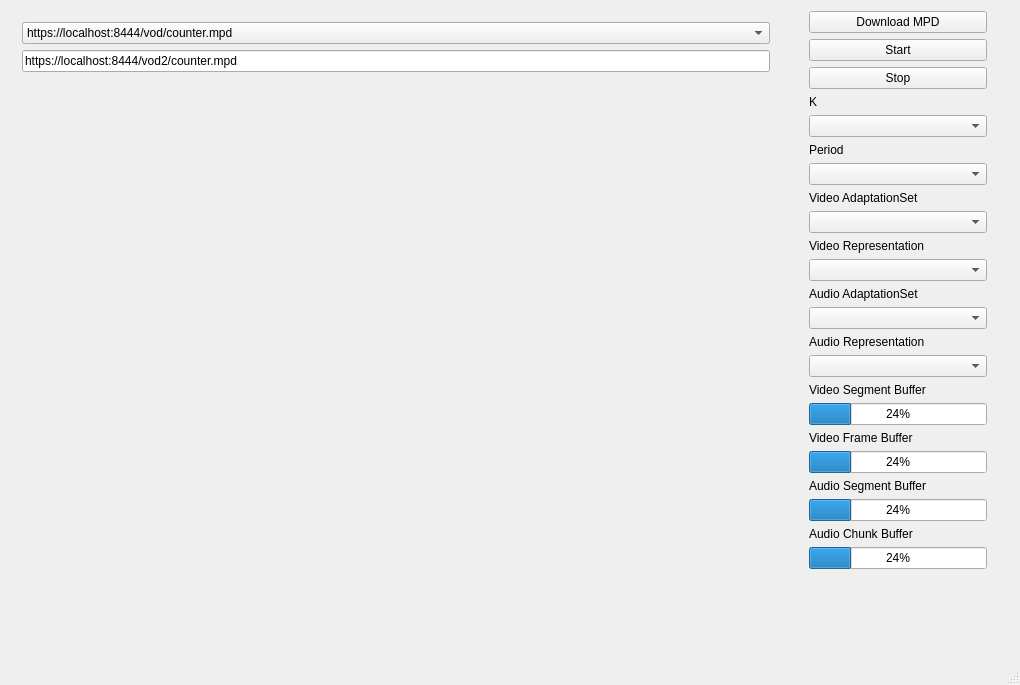
<?xml version="1.0" encoding="UTF-8"?>
<ui version="4.0">
 <class>QtSamplePlayerClass</class>
 <widget class="QMainWindow" name="QtSamplePlayerClass">
  <property name="enabled">
   <bool>true</bool>
  </property>
  <property name="geometry">
   <rect>
    <x>0</x>
    <y>0</y>
    <width>1020</width>
    <height>685</height>
   </rect>
  </property>
  <property name="windowTitle">
   <string>libdash player</string>
  </property>
  <widget class="QWidget" name="centralWidget">
   <layout class="QHBoxLayout" name="horizontalLayout">
    <item>
     <widget class="QWidget" name="widget" native="true">
      <property name="enabled">
       <bool>true</bool>
      </property>
      <property name="minimumSize">
       <size>
        <width>600</width>
        <height>0</height>
       </size>
      </property>
      <layout class="QVBoxLayout" name="verticalLayout_3">
       <item>
         <widget class="QComboBox" name="cb_mpd">
           <item>
             <property name="text">
               <string>https://localhost:8444/vod/counter.mpd</string>
             </property>
           </item>
           <item>
             <property name="text">
               <string>https://localhost:8444/vod2/counter.mpd</string>
             </property>
           </item>
         <item>
          <property name="text">
           <!-- <string>http://www-itec.aau.at/~cmueller/libdashtest/showcases/big_buck_bunny_480.mpd</string> -->
           <string>https://localhost:8444/bunny/big_buck_bunny_480.mpd</string>
          </property>
         </item>
         <item>
          <property name="text">
           <string>http://www-itec.aau.at/~cmueller/libdashtest/showcases/redbull_2_resolutions.mpd</string>
          </property>
         </item>
         <item>
          <property name="text">
           <string>http://www-itec.aau.at/~cmueller/libdashtest/showcases/redbull_segment_template.mpd</string>
          </property>
         </item>
         <item>
          <property name="text">
           <string>http://dash.edgesuite.net/dash264/TestCases/1a/netflix/exMPD_BIP_TC1.mpd</string>
          </property>
         </item>
         <item>
          <property name="text">
           <string>http://dash.edgesuite.net/dash264/TestCases/1a/sony/SNE_DASH_SD_CASE1A_REVISED.mpd</string>
          </property>
         </item>
         <item>
          <property name="text">
           <string>http://dash.edgesuite.net/dash264/TestCases/1b/envivio/manifest.mpd</string>
          </property>
         </item>
         <item>
          <property name="text">
           <string>http://dash.edgesuite.net/dash264/TestCases/1b/thomson-networks/manifest.mpd</string>
          </property>
         </item>
         <item>
          <property name="text">
           <string>http://dash.edgesuite.net/dash264/TestCases/1c/envivio/manifest.mpd</string>
          </property>
         </item>
         <item>
          <property name="text">
           <string>http://dash.edgesuite.net/dash264/TestCases/2a/envivio/manifest.mpd</string>
          </property>
         </item>
         <item>
          <property name="text">
           <string>http://dash.edgesuite.net/dash264/TestCases/2a/sony/SNE_DASH_CASE_2A_SD_REVISED.mpd</string>
          </property>
         </item>
         <item>
          <property name="text">
           <string>http://dash.edgesuite.net/dash264/TestCases/2a/thomson-networks/manifest.mpd</string>
          </property>
         </item>
         <item>
          <property name="text">
           <string>http://dash.edgesuite.net/dash264/TestCases/3a/fraunhofer/ed.mpd</string>
          </property>
         </item>
         <item>
          <property name="text">
           <string>http://dash.edgesuite.net/dash264/TestCases/3b/fraunhofer/elephants_dream_heaac2_0.mpd</string>
          </property>
         </item>
         <item>
          <property name="text">
           <string>http://dash.edgesuite.net/dash264/TestCases/3b/sony/SNE_DASH_CASE3B_SD_REVISED.mpd</string>
          </property>
         </item>
         <item>
          <property name="text">
           <string>http://dash.edgesuite.net/dash264/TestCases/4b/sony/SNE_DASH_CASE4B_SD_REVISED.mpd</string>
          </property>
         </item>
         <item>
          <property name="text">
           <string>http://dash.edgesuite.net/dash264/TestCases/5a/1/manifest.mpd</string>
          </property>
         </item>
         <item>
          <property name="text">
           <string>http://dash.edgesuite.net/dash264/TestCases/5b/1/manifest.mpd</string>
          </property>
         </item>
         <item>
          <property name="text">
           <string>http://dash.edgesuite.net/dash264/TestCases/6c/envivio/manifest.mpd</string>
          </property>
         </item>
         <item>
          <property name="text">
           <string>http://dash.edgesuite.net/dash264/TestCases/6c/envivio/manifest2.mpd</string>
          </property>
         </item>
         <item>
          <property name="text">
           <string>http://tvnlive.dashdemo.edgesuite.net/live/manifest.mpd</string>
          </property>
         </item>
         <item>
          <property name="text">
           <string>http://ftp-itec.uni-klu.ac.at/dash/conformance/mp4-full-gdr/mp4-full-gdr-mpd-AV-BS.mpd</string>
          </property>
         </item>
         <item>
          <property name="text">
           <string>http://ftp-itec.uni-klu.ac.at/dash/conformance/mp4-full-gdr/mp4-full-gdr-mpd-AV-NBS.mpd</string>
          </property>
         </item>
         <item>
          <property name="text">
           <string>http://ftp-itec.uni-klu.ac.at/dash/conformance/mp4-live-periods/mp4-live-periods-mpd.mpd</string>
          </property>
         </item>
         <item>
          <property name="text">
           <string>http://ftp-itec.uni-klu.ac.at/dash/conformance/mp4-live/mp4-live-mpd-AV-BS.mpd</string>
          </property>
         </item>
         <item>
          <property name="text">
           <string>http://ftp-itec.uni-klu.ac.at/dash/conformance/mp4-live/mp4-live-mpd-AV-NBS.mpd</string>
          </property>
         </item>
         <item>
          <property name="text">
           <string>http://ftp-itec.uni-klu.ac.at/dash/conformance/mp4-main-multi/mp4-main-multi-mpd-AV-NBS.mpd</string>
          </property>
         </item>
         <item>
          <property name="text">
           <string>http://ftp-itec.uni-klu.ac.at/dash/conformance/mp4-main-ogop/mp4-main-ogop-mpd-AV-BS.mpd</string>
          </property>
         </item>
         <item>
          <property name="text">
           <string>http://ftp-itec.uni-klu.ac.at/dash/conformance/mp4-main-ogop/mp4-main-ogop-mpd-AV-NBS.mpd</string>
          </property>
         </item>
         <item>
          <property name="text">
           <string>http://ftp-itec.uni-klu.ac.at/dash/conformance/mp4-onDemand/mp4-onDemand-mpd-AV.mpd</string>
          </property>
         </item>
        </widget>
       </item>
       <item>
        <widget class="QLineEdit" name="lineEdit_mpd">
         <property name="text">
          <string>https://localhost:8444/vod2/counter.mpd</string>
         </property>
        </widget>
       </item>
       <item>
        <widget class="sampleplayer::renderer::QTGLRenderer" name="videoelement" native="true">
         <property name="enabled">
          <bool>true</bool>
         </property>
         <property name="minimumSize">
          <size>
           <width>100</width>
           <height>100</height>
          </size>
         </property>
         <layout class="QVBoxLayout" name="videoLayout"/>
        </widget>
       </item>
      </layout>
     </widget>
    </item>
    <item>
     <widget class="QWidget" name="w_controls" native="true">
      <property name="sizePolicy">
       <sizepolicy hsizetype="Fixed" vsizetype="Preferred">
        <horstretch>0</horstretch>
        <verstretch>0</verstretch>
       </sizepolicy>
      </property>
      <layout class="QVBoxLayout" name="verticalLayout">
       <property name="topMargin">
        <number>0</number>
       </property>
       <item>
        <widget class="QWidget" name="w_boxes" native="true">
         <property name="minimumSize">
          <size>
           <width>200</width>
           <height>0</height>
          </size>
         </property>
         <property name="maximumSize">
          <size>
           <width>200</width>
           <height>800</height>
          </size>
         </property>
         <layout class="QVBoxLayout" name="verticalLayout_2">
          <property name="topMargin">
           <number>0</number>
          </property>
          <item>
           <widget class="QPushButton" name="button_mpd">
            <property name="text">
             <string>Download MPD</string>
            </property>
           </widget>
          </item>
          <item>
           <widget class="QPushButton" name="button_start">
            <property name="text">
             <string>Start</string>
            </property>
           </widget>
          </item>
          <item>
           <widget class="QPushButton" name="button_stop">
            <property name="text">
             <string>Stop</string>
            </property>
           </widget>
          </item>
          <item>
          <widget class="QLabel" name="label_k">
          <property name="text">
          <string>K</string> 
          </property>
          </widget>
          </item>
          <item> 
          <widget class="QComboBox" name="cb_k"/>
          </item>
          <item>
           <widget class="QLabel" name="label_period">
            <property name="text">
             <string>Period</string>
            </property>
           </widget>
          </item>
          <item>
           <widget class="QComboBox" name="cb_period"/>
          </item>
          <item>
           <widget class="QLabel" name="label">
            <property name="text">
             <string>Video AdaptationSet</string>
            </property>
           </widget>
          </item>
          <item>
           <widget class="QComboBox" name="cb_video_adaptationset"/>
          </item>
          <item>
           <widget class="QLabel" name="label_2">
            <property name="text">
             <string>Video Representation</string>
            </property>
           </widget>
          </item>
          <item>
           <widget class="QComboBox" name="cb_video_representation">
            <property name="minimumSize">
             <size>
              <width>0</width>
              <height>0</height>
             </size>
            </property>
           </widget>
          </item>
          <item>
           <widget class="QLabel" name="label_audio_adaptationset">
            <property name="text">
             <string>Audio AdaptationSet</string>
            </property>
           </widget>
          </item>
          <item>
           <widget class="QComboBox" name="cb_audio_adaptationset"/>
          </item>
          <item>
           <widget class="QLabel" name="label_audio_representation">
            <property name="text">
             <string>Audio Representation</string>
            </property>
           </widget>
          </item>
          <item>
           <widget class="QComboBox" name="cb_audio_representation"/>
          </item>
          <item>
           <widget class="QLabel" name="label_5">
            <property name="text">
             <string>Video Segment Buffer</string>
            </property>
           </widget>
          </item>
          <item>
           <widget class="QProgressBar" name="progressBar_V">
            <property name="value">
             <number>24</number>
            </property>
           </widget>
          </item>
          <item>
           <widget class="QLabel" name="label_6">
            <property name="text">
             <string>Video Frame Buffer</string>
            </property>
           </widget>
          </item>
          <item>
           <widget class="QProgressBar" name="progressBar_VF">
            <property name="value">
             <number>24</number>
            </property>
           </widget>
          </item>
          <item>
           <widget class="QLabel" name="label_7">
            <property name="text">
             <string>Audio Segment Buffer</string>
            </property>
           </widget>
          </item>
          <item>
           <widget class="QProgressBar" name="progressBar_A">
            <property name="value">
             <number>24</number>
            </property>
           </widget>
          </item>
          <item>
           <widget class="QLabel" name="label_8">
            <property name="text">
             <string>Audio Chunk Buffer</string>
            </property>
           </widget>
          </item>
          <item>
           <widget class="QProgressBar" name="progressBar_AC">
            <property name="value">
             <number>24</number>
            </property>
           </widget>
          </item>
          <item>
           <spacer name="verticalSpacer">
            <property name="orientation">
             <enum>Qt::Vertical</enum>
            </property>
            <property name="sizeHint" stdset="0">
             <size>
              <width>20</width>
              <height>40</height>
             </size>
            </property>
           </spacer>
          </item>
          <item>
           <widget class="QLabel" name="bitmovinLogo">
            <property name="maximumSize">
             <size>
              <width>182</width>
              <height>49</height>
             </size>
            </property>
            <property name="text">
             <string/>
            </property>
            <property name="pixmap">
             <pixmap>../bin/bitmovin.png</pixmap>
            </property>
            <property name="scaledContents">
             <bool>true</bool>
            </property>
           </widget>
          </item>
          <item>
           <widget class="QLabel" name="libdashLogo">
            <property name="maximumSize">
             <size>
              <width>182</width>
              <height>62</height>
             </size>
            </property>
            <property name="text">
             <string/>
            </property>
            <property name="pixmap">
             <pixmap>../bin/libdash.png</pixmap>
            </property>
            <property name="scaledContents">
             <bool>true</bool>
            </property>
           </widget>
          </item>
         </layout>
        </widget>
       </item>
       <item>
        <spacer name="verticalSpacer_2">
         <property name="orientation">
          <enum>Qt::Vertical</enum>
         </property>
         <property name="sizeHint" stdset="0">
          <size>
           <width>20</width>
           <height>40</height>
          </size>
         </property>
        </spacer>
       </item>
      </layout>
     </widget>
    </item>
   </layout>
  </widget>
  <widget class="QStatusBar" name="statusBar"/>
 </widget>
 <layoutdefault spacing="6" margin="11"/>
 <customwidgets>
  <customwidget>
   <class>sampleplayer::renderer::QTGLRenderer</class>
   <extends>QWidget</extends>
   <header>Renderer/QTGLRenderer.h</header>
   <container>1</container>
  </customwidget>
 </customwidgets>
 <resources>
  <include location="qtsampleplayer.qrc"/>
 </resources>
 <connections/>
</ui>
